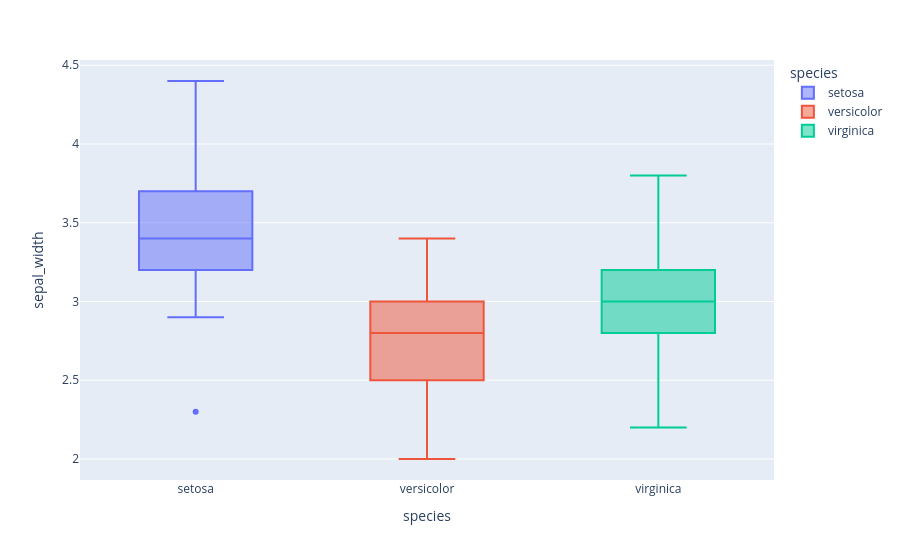

This figure's notebook cell:
### Markdown cell above
# 4. Boxplot

### Code cell
fig_4=px.box(df,x='species',y='sepal_width',color='species')
fig_4.show()

### Figure 1 — Plotly figure (JSON) as saved in the notebook; plotly's stock layout.template omitted (floating-point values rounded to 4 significant figures)
{"data": [{"alignmentgroup": "True", "hovertemplate": "species=%{x}<br>sepal_width=%{y}<extra></extra>", "legendgroup": "setosa", "marker": {"color": "#636efa"}, "name": "setosa", "notched": false, "offsetgroup": "setosa", "orientation": "v", "showlegend": true, "type": "box", "x": ["setosa", "setosa", "setosa", "setosa", "setosa", "setosa", "setosa", "setosa", "setosa", "setosa", "setosa", "setosa", "setosa", "setosa", "setosa", "setosa", "setosa", "setosa", "setosa", "setosa", "setosa", "setosa", "setosa", "setosa", "setosa", "setosa", "setosa", "setosa", "setosa", "setosa", "setosa", "setosa", "setosa", "setosa", "setosa", "setosa", "setosa", "setosa", "setosa", "setosa", "setosa", "setosa", "setosa", "setosa", "setosa", "setosa", "setosa", "setosa", "setosa", "setosa"], "x0": " ", "xaxis": "x", "y": [3.5, 3.0, 3.2, 3.1, 3.6, 3.9, 3.4, 3.4, 2.9, 3.1, 3.7, 3.4, 3.0, 3.0, 4.0, 4.4, 3.9, 3.5, 3.8, 3.8, 3.4, 3.7, 3.6, 3.3, 3.4, 3.0, 3.4, 3.5, 3.4, 3.2, 3.1, 3.4, 4.1, 4.2, 3.1, 3.2, 3.5, 3.6, 3.0, 3.4, 3.5, 2.3, 3.2, 3.5, 3.8, 3.0, 3.8, 3.2, 3.7, 3.3], "y0": " ", "yaxis": "y"}, {"alignmentgroup": "True", "hovertemplate": "species=%{x}<br>sepal_width=%{y}<extra></extra>", "legendgroup": "versicolor", "marker": {"color": "#EF553B"}, "name": "versicolor", "notched": false, "offsetgroup": "versicolor", "orientation": "v", "showlegend": true, "type": "box", "x": ["versicolor", "versicolor", "versicolor", "versicolor", "versicolor", "versicolor", "versicolor", "versicolor", "versicolor", "versicolor", "versicolor", "versicolor", "versicolor", "versicolor", "versicolor", "versicolor", "versicolor", "versicolor", "versicolor", "versicolor", "versicolor", "versicolor", "versicolor", "versicolor", "versicolor", "versicolor", "versicolor", "versicolor", "versicolor", "versicolor", "versicolor", "versicolor", "versicolor", "versicolor", "versicolor", "versicolor", "versicolor", "versicolor", "versicolor", "versicolor", "versicolor", "versicolor", "versicolor", "versicolor", "versicolor", "versicolor", "versicolor", "versicolor", "versicolor", "versicolor"], "x0": " ", "xaxis": "x", "y": [3.2, 3.2, 3.1, 2.3, 2.8, 2.8, 3.3, 2.4, 2.9, 2.7, 2.0, 3.0, 2.2, 2.9, 2.9, 3.1, 3.0, 2.7, 2.2, 2.5, 3.2, 2.8, 2.5, 2.8, 2.9, 3.0, 2.8, 3.0, 2.9, 2.6, 2.4, 2.4, 2.7, 2.7, 3.0, 3.4, 3.1, 2.3, 3.0, 2.5, 2.6, 3.0, 2.6, 2.3, 2.7, 3.0, 2.9, 2.9, 2.5, 2.8], "y0": " ", "yaxis": "y"}, {"alignmentgroup": "True", "hovertemplate": "species=%{x}<br>sepal_width=%{y}<extra></extra>", "legendgroup": "virginica", "marker": {"color": "#00cc96"}, "name": "virginica", "notched": false, "offsetgroup": "virginica", "orientation": "v", "showlegend": true, "type": "box", "x": ["virginica", "virginica", "virginica", "virginica", "virginica", "virginica", "virginica", "virginica", "virginica", "virginica", "virginica", "virginica", "virginica", "virginica", "virginica", "virginica", "virginica", "virginica", "virginica", "virginica", "virginica", "virginica", "virginica", "virginica", "virginica", "virginica", "virginica", "virginica", "virginica", "virginica", "virginica", "virginica", "virginica", "virginica", "virginica", "virginica", "virginica", "virginica", "virginica", "virginica", "virginica", "virginica", "virginica", "virginica", "virginica", "virginica", "virginica", "virginica", "virginica", "virginica"], "x0": " ", "xaxis": "x", "y": [3.3, 2.7, 3.0, 2.9, 3.0, 3.0, 2.5, 2.9, 2.5, 3.6, 3.2, 2.7, 3.0, 2.5, 2.8, 3.2, 3.0, 3.8, 2.6, 2.2, 3.2, 2.8, 2.8, 2.7, 3.3, 3.2, 2.8, 3.0, 2.8, 3.0, 2.8, 3.8, 2.8, 2.8, 2.6, 3.0, 3.4, 3.1, 3.0, 3.1, 3.1, 3.1, 2.7, 3.2, 3.3, 3.0, 2.5, 3.0, 3.4, 3.0], "y0": " ", "yaxis": "y"}], "layout": {"boxmode": "overlay", "legend": {"title": {"text": "species"}, "tracegroupgap": 0}, "margin": {"t": 60}, "xaxis": {"anchor": "y", "categoryarray": ["setosa", "versicolor", "virginica"], "categoryorder": "array", "domain": [0, 1], "title": {"text": "species"}}, "yaxis": {"anchor": "x", "domain": [0, 1], "title": {"text": "sepal_width"}}}}
